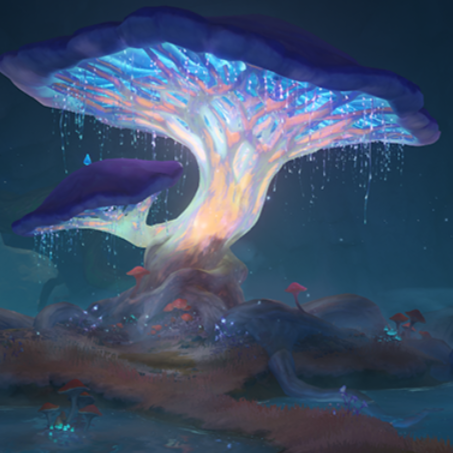
#> input picture SourceImage/Jamur.jpg, 453 x 453 px, found by its file name
$ jupyter execute 'Praktikum7.1_Contrast Enchancment.ipynb'
#> lines starting #> are read from the running program, lines starting #| are printed output that depends on the picture
[cell 1]
#NAMA : JIHAD NATRA SITUMORANG
#NIM  : 1207070061
#KELAS: TSEB
#=============================================================================================================

#IMPORT LIBRARY

import numpy as np
import matplotlib.pyplot as plt
import cv2
import matplotlib.image as mpimg
from skimage import data
#Membaca Gambar
img = cv2.imread('D:\Belajar Python\Praktikum 7\SourceImage\Jamur.jpg',cv2.IMREAD_GRAYSCALE)
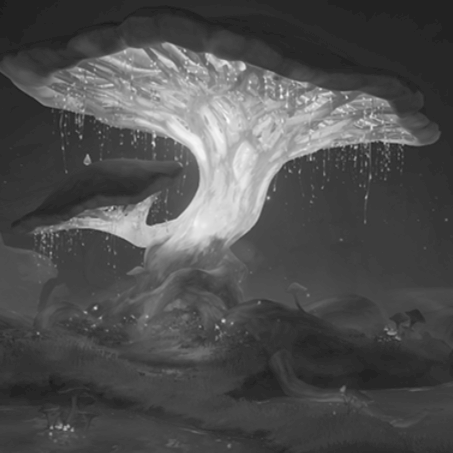
#> img: shape (453, 453); min 28, max 251, mean 79.3

#Penerapan Histogram Equalization (HE)
img_equalized = cv2.equalizeHist(img)
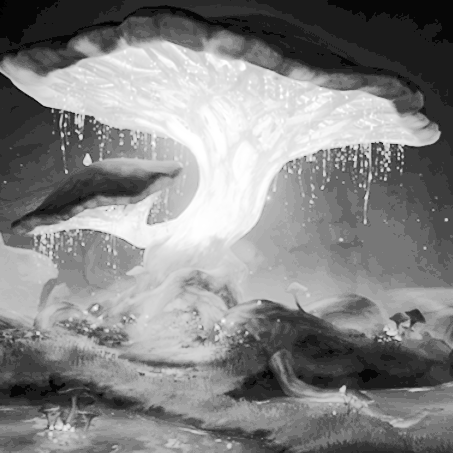
#> img_equalized: shape (453, 453); min 0, max 255, mean 132.2

#Penerapan Metode Contrast Limited Adaptive Histogram Equalization (CLAHE)
clahe = cv2.createCLAHE(clipLimit=2, tileGridSize=(8,8))

#Apply CLAHE to the original image
img_clahe = clahe.apply(img)
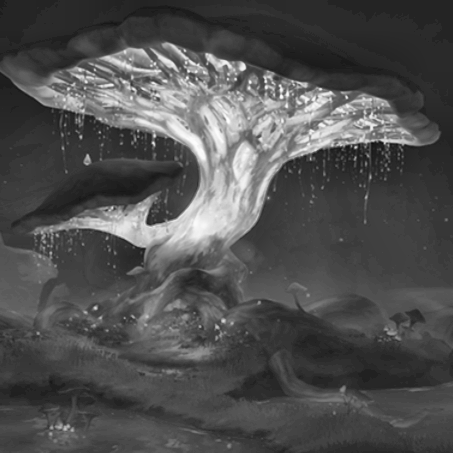
#> img_clahe: shape (453, 453); min 15, max 254, mean 79.7

#Penerapan metode Contrast Stretching (CS)

# Membuat Array kosong untuk menyimpan hasil akhir
img_cs = np.zeros((img.shape[0],img.shape[1]),dtype = 'uint8')

# Apply Min-Max Contrasting
min = np.min(img)
#> min = 28
max = np.max(img)
#> max = 251

for i in range(img.shape[0]):
    for j in range(img.shape[1]):
        img_cs[i,j] = 255*(img[i,j]-min)/(max-min)
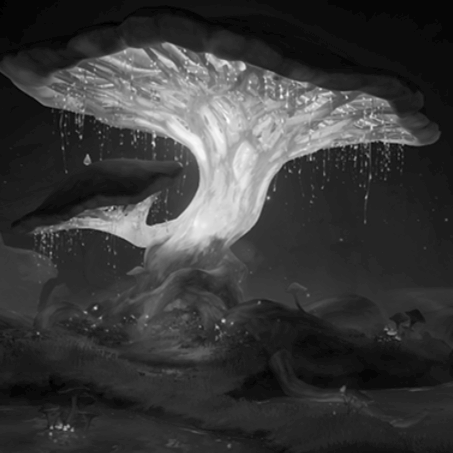
#> img_cs: shape (453, 453); min 0, max 255, mean 58.2

# Penerapan Metode Perkalian Konstanta
copyCamera = img.copy().astype(float)

m1,n1 = copyCamera.shape
#> m1 = 453; n1 = 453
output1 = np.empty([m1, n1])

for baris in range(0, m1-1):
    for kolom in range(0, n1-1):
        a1 = baris
        b1 = kolom
        output1[a1, b1] = copyCamera[baris, kolom] * 1.9


#Plot Image
fig, axes = plt.subplots(5, 2, figsize=(20, 20))
ax = axes.ravel()

ax[0].imshow(img, cmap=plt.cm.gray)# memunculkan modul gambar ori pada aray 0
ax[0].set_title("Citra Input")#memasang judul Citra input pada aray 0
ax[1].hist(img.ravel(), bins=256)# memunculkan modul histogram gambar ori
ax[1].set_title('Histogram Input')#memasang judul pada plot

ax[2].imshow(img_equalized, cmap=plt.cm.gray)# memunculkan modul gambar HE  pada aray 2
ax[2].set_title("Citra Output HE")#memasang judul Citra Output HE pada aray 2
ax[3].hist(img_equalized.ravel(), bins=256) #memunculkan modul histogram HE Method
ax[3].set_title('Histogram Output HE Method')#memasang judul pada plot

ax[4].imshow(img_cs, cmap=plt.cm.gray)# memunculkan modul gambar CS  pada aray 4
ax[4].set_title("Citra Output CS")#memasang judul Citra Output CS pada aray 4
ax[5].hist(img_cs.ravel(), bins=256)# memunculkan modul histogram CS Method
ax[5].set_title('Histogram Output CS Method')#memasang judul pada plot

ax[6].imshow(img_clahe, cmap=plt.cm.gray)# memunculkan modul gambar CLAHE pada aray 6
ax[6].set_title("Citra Grayscale CLAHE")#memasang judul Citra Grayscale CLAHE pada aray 6
ax[7].hist(img_clahe.ravel(), bins=256)# memunculkan modul histogram CLAHE Method
ax[7].set_title('Histogram Output CLAHE Method')#memasang judul pada plot

ax[8].imshow(output1, cmap=plt.cm.gray)# memunculkan modul gambar Output1 pada aray 8
ax[8].set_title("Citra Grayscale Perkalian Konstanta")#memasang judul Citra Grayscale Perkalian Konstanta pada aray 8
ax[9].hist(output1.ravel(), bins=256)# memunculkan modul histogram Perkalian Konstanta Method
ax[9].set_title('Histogram Output Perkalian Konstanta Method')#memasang judul pada plot

fig.tight_layout()
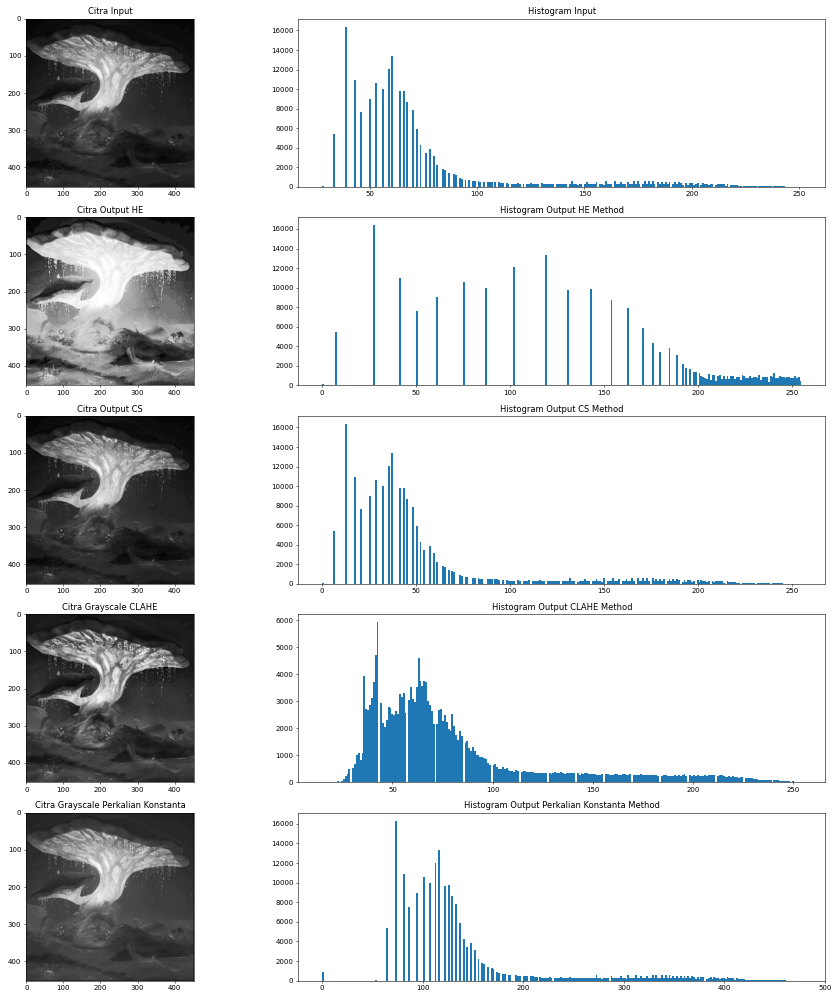
#> figure drawn by matplotlib, 10 panels; panel 2: tallest bar 16391 high, from x = 38.45 to 39.32; panel 4: tallest bar 16391 high, from x = 26.89 to 27.89; panel 6: tallest bar 16391 high, from x = 11.95 to 12.95; panel 8: tallest bar 5937 high, from x = 42.07 to 43.01

$ run again, with SourceImage/Kocheng.jpg copied over SourceImage/Jamur.jpg
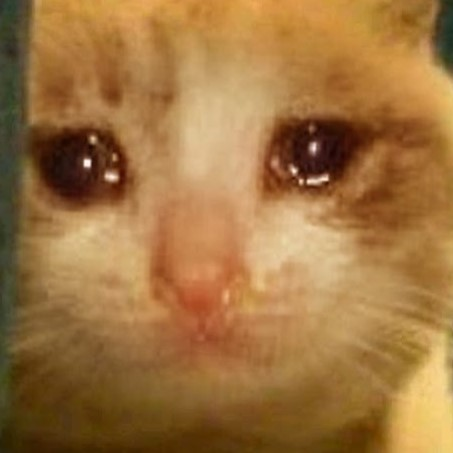
#> input picture SourceImage/Kocheng.jpg, 453 x 453 px, found by its file name
#> `img_equalized = cv2.equalizeHist(img)`:
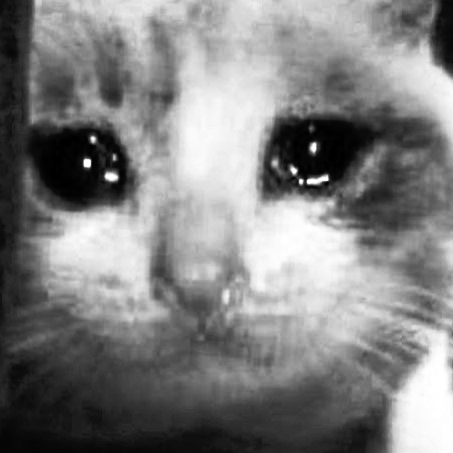
#> img_equalized: shape (453, 453); min 0, max 255, mean 128.3
#> `img_clahe = clahe.apply(img)`:
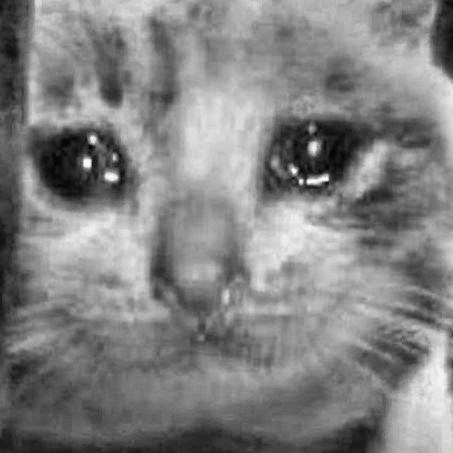
#> img_clahe: shape (453, 453); min 4, max 253, mean 130.4
#> min = 12
#> max = 247
